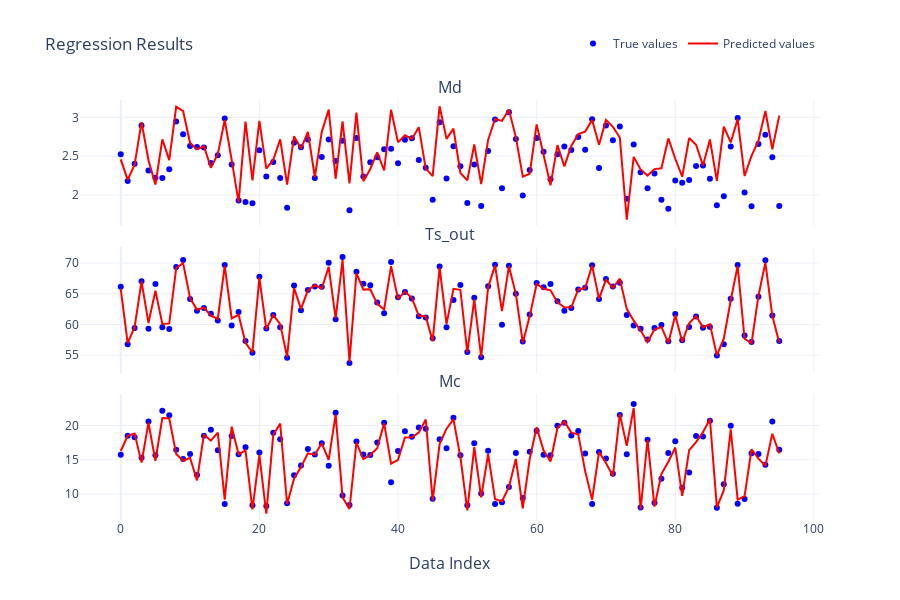
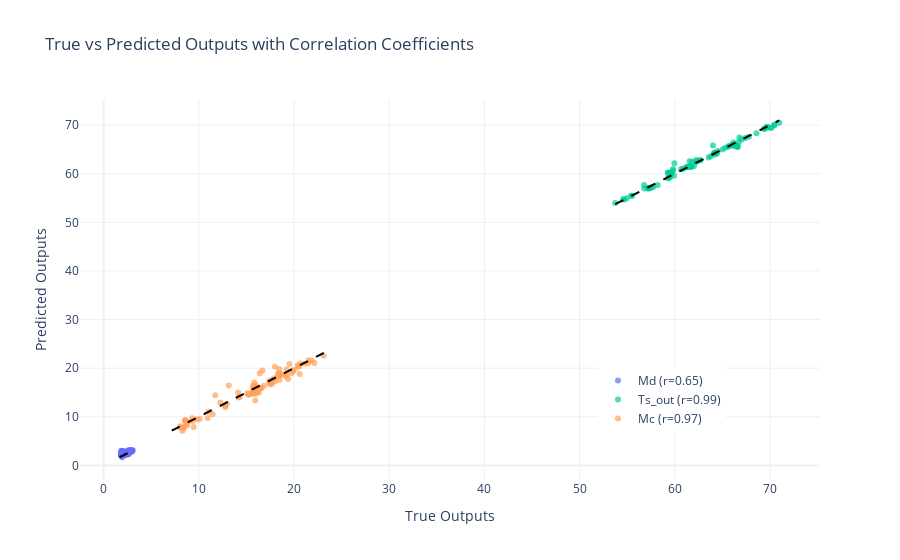

Here is the notebook cell these charts were saved with, in order:
### Code cell
# Visualize fit

# Create traces for the plot
fig = make_subplots(rows=len(output_ids), cols=1, shared_xaxes=True, 
                    subplot_titles=output_ids, x_title="Data Index",
                    vertical_spacing=0.05)

for idx, output_id in enumerate(output_ids):
    # Add true values as a scatter plot
    fig.add_trace(go.Scatter(
        x=np.arange(Y_val.shape[0]),
        y=Y_val[:, idx],
        mode='markers',
        name='True values',
        showlegend=True if idx==0 else False,
        marker=dict(color='blue')
    ), row=idx+1, col=1)

    # Add predicted values as a line plot
    fig.add_trace(go.Scatter(
        x=np.arange(Y_preds[:, idx].shape[0]),
        y=Y_preds[:, idx],
        mode='lines',
        name='Predicted values',
        showlegend=True if idx==0 else False,
        line=dict(color='red')
    ), row=idx+1, col=1)

    # Add confidence interval as a shaded area
    # fig.add_trace(go.Scatter(
    #     x=np.concatenate([np.arange(Y_pred.shape[0]), np.arange(Y_pred.shape[0])[::-1]]),
    #     y=np.concatenate([Y_preds[:, idx] - 2 * np.sqrt(Y_pred_vars[:, idx]), 
    #                     (Y_preds[:, idx] + 2 * np.sqrt(Y_pred_vars[:, idx]))[::-1]]),
    #     fill='toself',
    #     fillcolor='rgba(255, 0, 0, 0.2)',
    #     line=dict(color='rgba(255, 0, 0, 0)'),
    #     name='Confidence interval (95%)',
    #     showlegend=True if idx==0 else False,
    # ), row=idx+1, col=1)

# Update layout
fig.update_layout(
    title="Regression Results",
    legend=dict(orientation="h", yanchor="bottom", y=1.1, xanchor="right", x=1),
    template="plotly_white",
    height=600,
    margin=dict(t=100)
)

# Show the plot
fig.show()

# Visualization 2. 
# Create a figure
fig = go.Figure()

# Iterate over each output variable
for i, output_name in enumerate(output_ids):
    # Calculate correlation coefficient
    correlation = np.corrcoef(Y_val[:, i], Y_preds[:, i])[0, 1]
    
    # Add scatter plot for true vs. predicted
    fig.add_trace(go.Scatter(
        x=Y_val[:, i],  # True outputs for the i-th variable
        y=Y_preds[:, i],  # Predicted outputs for the i-th variable
        mode='markers',
        name=f'{output_name} (r={correlation:.2f})',
        marker=dict(size=6, opacity=0.7),
        showlegend=True
    ))

    # Add perfect correlation line (y=x)
    max_val = max(Y_val[:, i].max(), Y_preds[:, i].max())
    min_val = min(Y_val[:, i].min(), Y_preds[:, i].min())
    fig.add_trace(go.Scatter(
        x=[min_val, max_val],
        y=[min_val, max_val],
        mode='lines',
        name=f'{output_name} Perfect Correlation (y=x)',
        line=dict(color='black', dash='dash'),
        showlegend=False
    ))

# Update layout
fig.update_layout(
    title="True vs Predicted Outputs with Correlation Coefficients",
    xaxis_title="True Outputs",
    yaxis_title="Predicted Outputs",
    legend=dict(yanchor="top", y=0.3, xanchor="left", x=0.7),
    template="plotly_white"
)

# Show the plot
fig.show()
